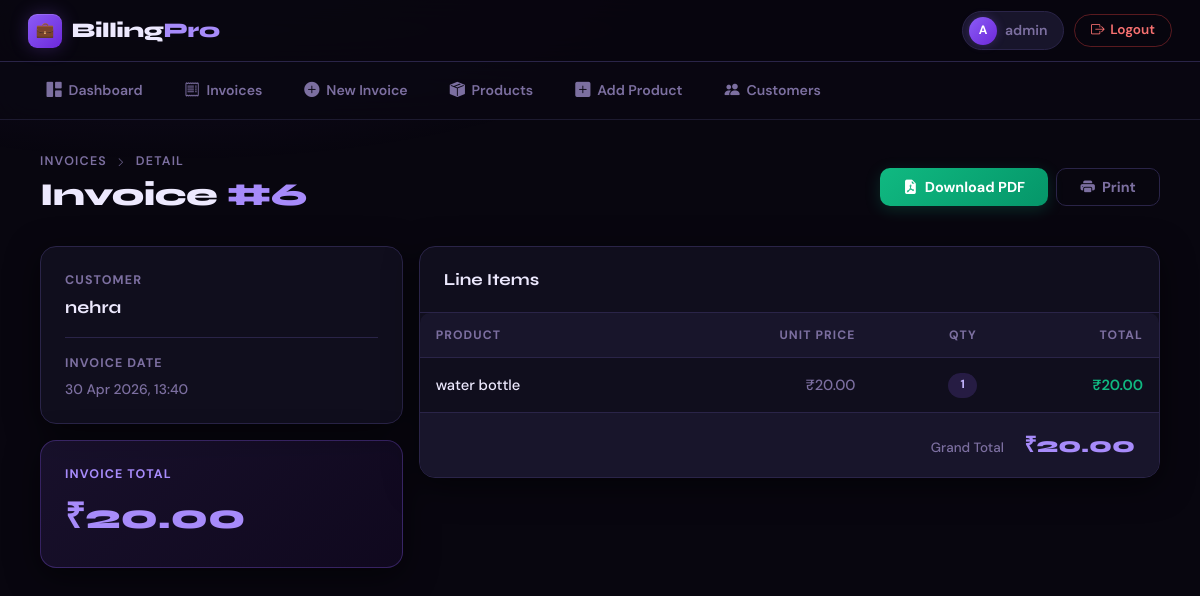
Screenshot of /billing/invoice/6/ (signed in) with the database file from the repository.
### accounts/models.py (models this page shows, shortened)
class User(AbstractUser):
    ROLE_CHOICES = (
        ('admin', 'Admin'),
        ('staff', 'Staff'),
    )
    role = models.CharField(max_length=10, choices=ROLE_CHOICES, default='staff')
    phone = models.CharField(max_length=15, blank=True, null=True)

### billing/models.py (models this page shows, shortened)
class Invoice(models.Model):
    customer = models.ForeignKey(Customer, on_delete=models.PROTECT)
    created_by = models.ForeignKey(User, on_delete=models.CASCADE)
    created_at = models.DateTimeField(auto_now_add=True)
    tax = models.DecimalField(max_digits=12, decimal_places=2, default=0)
    discount = models.DecimalField(max_digits=12, decimal_places=2, default=0)
    def get_subtotal(self):
        return sum(item.get_total() for item in self.items.all())
    def get_total(self):
        return self.get_subtotal() + self.tax - self.discount

class Customer(models.Model):
    name = models.CharField(max_length=255)
    phone = models.CharField(max_length=20, blank=True, null=True)
    email = models.EmailField(blank=True, null=True)
    address = models.TextField(blank=True, null=True)
    created_at = models.DateTimeField(auto_now_add=True)

class InvoiceItem(models.Model):
    invoice = models.ForeignKey(
        Invoice,
        on_delete=models.CASCADE,
        related_name='items'
    )
    product = models.ForeignKey(Product, on_delete=models.PROTECT)
    quantity = models.PositiveIntegerField()
    price = models.DecimalField(max_digits=12, decimal_places=2)
    def get_total(self):
        return self.price * self.quantity

class Product(models.Model):
    name = models.CharField(max_length=255)
    price = models.DecimalField(max_digits=12, decimal_places=2)
    cost_price = models.DecimalField(max_digits=12, decimal_places=2, default=0)
    stock = models.IntegerField(default=0)
    created_at = models.DateTimeField(auto_now_add=True)

### billing/views.py (the view)
# urls.py: path('invoice/<int:id>/', invoice_detail, name='invoice_detail'),
@login_required
def invoice_detail(request, id):
    invoice = get_object_or_404(Invoice, id=id)
    return render(request, 'billing/invoice_detail.html', {
        'invoice': invoice,
        'items': invoice.items.all()
    })

### templates/billing/invoice_detail.html
{% extends 'base.html' %}
{% block content %}
<div class="d-flex flex-wrap align-items-center justify-content-between gap-3 mb-4">
    <div>
        <p class="page-sup">
            <a href="{% url 'invoice_list' %}">Invoices</a>
            <i class="bi bi-chevron-right" style="font-size:.6rem;margin:0 .3rem;"></i> Detail
        </p>
        <h1 class="page-title">Invoice <span style="color:var(--accent-2);">#{{ invoice.id }}</span></h1>
    </div>
    <div class="d-flex gap-2">
        <a href="/billing/invoice/{{ invoice.id }}/pdf/" class="bp-btn bp-btn-success">
            <i class="bi bi-file-earmark-pdf-fill"></i> Download PDF
        </a>
        <button onclick="window.print()" class="bp-btn bp-btn-ghost">
            <i class="bi bi-printer-fill"></i> Print
        </button>
    </div>
</div>
<div class="row g-3">
    <div class="col-12 col-md-4">
        <div class="bp-card mb-3">
            <div style="border-bottom:1px solid var(--border);padding-bottom:1rem;margin-bottom:1rem;">
                <div class="stat-label" style="margin-bottom:.35rem;">Customer</div>
                <div style="font-family:'Syne',sans-serif;font-weight:700;font-size:1.1rem;color:var(--text);">
                    {{ invoice.customer.name }}
                </div>
            </div>
            <div>
                <div class="stat-label" style="margin-bottom:.35rem;">Invoice Date</div>
                <div style="font-size:.87rem;color:var(--text-muted);">{{ invoice.created_at|date:"d M Y, H:i" }}</div>
            </div>
        </div>
        <div class="bp-card" style="background:linear-gradient(135deg,rgba(139,92,246,.12),rgba(109,40,217,.08));border-color:rgba(139,92,246,.3);">
            <div class="stat-label" style="color:var(--accent-2);margin-bottom:.4rem;">Invoice Total</div>
            <div style="font-family:'Syne',sans-serif;font-weight:800;font-size:2.2rem;color:var(--accent-2);">
                ₹{{ invoice.get_total }}
            </div>
        </div>
    </div>
    <div class="col-12 col-md-8">
        <div class="bp-card" style="padding:0;overflow:hidden;">
            <div style="padding:1.25rem 1.5rem;border-bottom:1px solid var(--border);">
                <span class="section-title">Line Items</span>
            </div>
            <div style="overflow-x:auto;">
                <table class="bp-table">
                    <thead>
                        <tr>
                            <th>Product</th>
                            <th style="text-align:right;">Unit Price</th>
                            <th style="text-align:right;">Qty</th>
                            <th style="text-align:right;">Total</th>
                        </tr>
                    </thead>
                    <tbody>
                        {% for item in items %}
                        <tr>
                            <td style="font-weight:500;color:var(--text);">{{ item.product.name }}</td>
                            <td style="text-align:right;color:var(--text-muted);">₹{{ item.price }}</td>
                            <td style="text-align:right;">
                                <span class="bp-badge bp-badge-purple">{{ item.quantity }}</span>
                            </td>
                            <td style="text-align:right;color:var(--green);font-weight:600;">₹{{ item.get_total }}</td>
                        </tr>
                        {% endfor %}
                    </tbody>
                </table>
            </div>
            <div style="padding:1rem 1.5rem;text-align:right;border-top:1px solid var(--border);background:var(--bg-elevated);">
                <span style="color:var(--text-muted);font-size:.84rem;margin-right:1rem;">Grand Total</span>
                <span style="font-family:'Syne',sans-serif;font-weight:800;font-size:1.35rem;color:var(--accent-2);">₹{{ invoice.get_total }}</span>
            </div>
        </div>
    </div>
</div>
{% endblock %}

### templates/base.html (shortened to what this page needs)
<!DOCTYPE html>
<html lang="en">
<head>
    <link href="https://cdn.jsdelivr.net/npm/bootstrap@5.3.0/dist/css/bootstrap.min.css" rel="stylesheet">
    <link href="https://cdn.jsdelivr.net/npm/bootstrap-icons@1.11.3/font/bootstrap-icons.min.css" rel="stylesheet">
</head>
<body>
<header class="top-bar">
    <a class="brand" href="{% url 'dashboard' %}">
        <div class="brand-mark">💼</div>
        <span class="brand-name">Billing<span>Pro</span></span>
    </a>
    <div class="top-right">
        <div class="user-chip">
            <div class="user-avatar">{{ request.user.username|first|upper }}</div>
            <span>{{ request.user.username }}</span>
        </div>
        <form action="{% url 'logout' %}" method="POST" style="margin:0;">
            <button type="submit" class="logout-btn">
                <i class="bi bi-box-arrow-right"></i>
                <span>Logout</span>
            </button>
        </form>
    </div>
</header>
<nav class="sub-nav">
    <a href="{% url 'dashboard' %}" class="nav-pill {% if request.path == '/billing/' or 'dashboard' in request.path %}active{% endif %}">
        <i class="bi bi-grid-1x2-fill"></i> Dashboard
    </a>
    <a href="{% url 'invoice_list' %}" class="nav-pill {% if '/billing/invoices' in request.path %}active{% endif %}">
        <i class="bi bi-receipt"></i> Invoices
    </a>
    <a href="{% url 'create_invoice' %}" class="nav-pill {% if '/billing/create' in request.path %}active{% endif %}">
        <i class="bi bi-plus-circle-fill"></i> New Invoice
    </a>
    <a href="{% url 'product_list' %}" class="nav-pill {% if '/billing/products' in request.path and '/add' not in request.path %}active{% endif %}">
        <i class="bi bi-box-seam-fill"></i> Products
    </a>
    <a href="{% url 'add_product' %}" class="nav-pill {% if '/billing/products/add' in request.path %}active{% endif %}">
        <i class="bi bi-plus-square-fill"></i> Add Product
    </a>
    <a href="/billing/customers/" class="nav-pill {% if '/billing/customers' in request.path %}active{% endif %}">
        <i class="bi bi-people-fill"></i> Customers
    </a>
</nav>
<main class="page-wrap">
    {% block content %}{% endblock %}
</main>
</body>
</html>

### rows the page displays
User: user.username|first "A", user.username "admin"
Invoice: id "6", customer.name "nehra", created_at "30 Apr 2026, 13:40", get_total "20.00"
InvoiceItem: product.name "water bottle", price "20.00", quantity "1", get_total "20.00"
